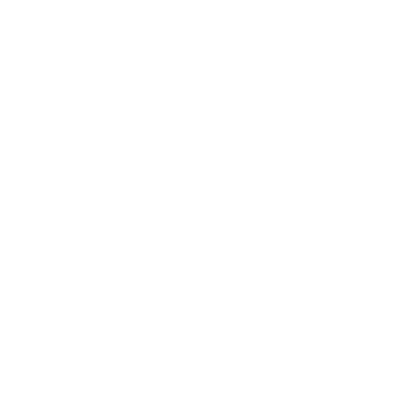
Frame 1 (no input)
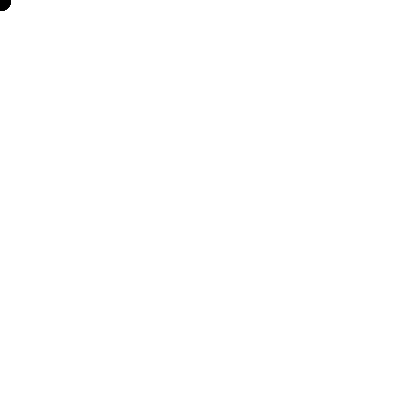
Frame 60 (the mouse pressed at the canvas centre just before this capture)
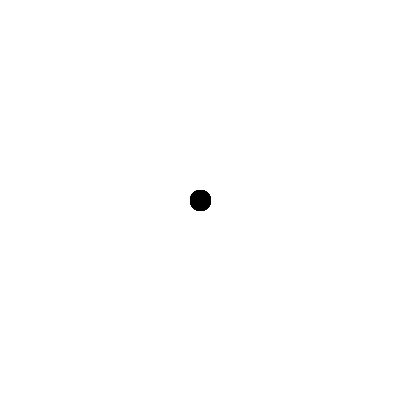
Frame 120 (the mouse held since frame 60 and released just before this capture)

The Processing sketch that drew these frames (run headless with seeded random() and noise(); from frame 60 on, the mouse is pressed at the canvas centre):

// Processing sketch: trailsFollowMouse
// ── trailsFollowMouse.pde
class Particle {

  //float gravity = 0.1;
  //float yspeed = 0.1;
  PVector location;
  PVector velocity;
  PVector acceleration;
  ArrayList<PVector> history = new ArrayList<PVector>();
  PVector v;
  
  Particle() {

    location = new PVector(width/2, height/2);
    velocity = new PVector(0,0);
    acceleration = new PVector(0,0);
  }

  void update() {

    //y += yspeed;

    //yspeed += gravity;
    //println(yspeed+=gravity);
    //if (y > height) {
    //  y = height;
    //  yspeed *= -0.9;
    //}
    
    PVector mouse = new PVector(mouseX, mouseY);
    mouse.sub(location);
    mouse.setMag(0.1);
    acceleration=mouse;

    v = new PVector(mouseX, mouseY);
    history.add(v);
    history.size();
    if(history.size() > 15) {
    history.remove(0);
    }
    
  }

  void show() {
    stroke(2);
    fill(0, 150);
    //ellipse(location.x, location.y, 24, 24);
    
    for(int i = 0; i < history.size(); i++) {
      int s = 20;
      PVector pos = history.get(i);
      ellipse(pos.x, pos.y, s, s);
      
      
  }
  }
  

}

// ── main.pde
Particle particle;

void setup() {
  
  size(400, 400);
  particle = new Particle();
  
}

void draw() {
 
  background(255);
  particle.show();
  particle.update();
  
  
  
}
